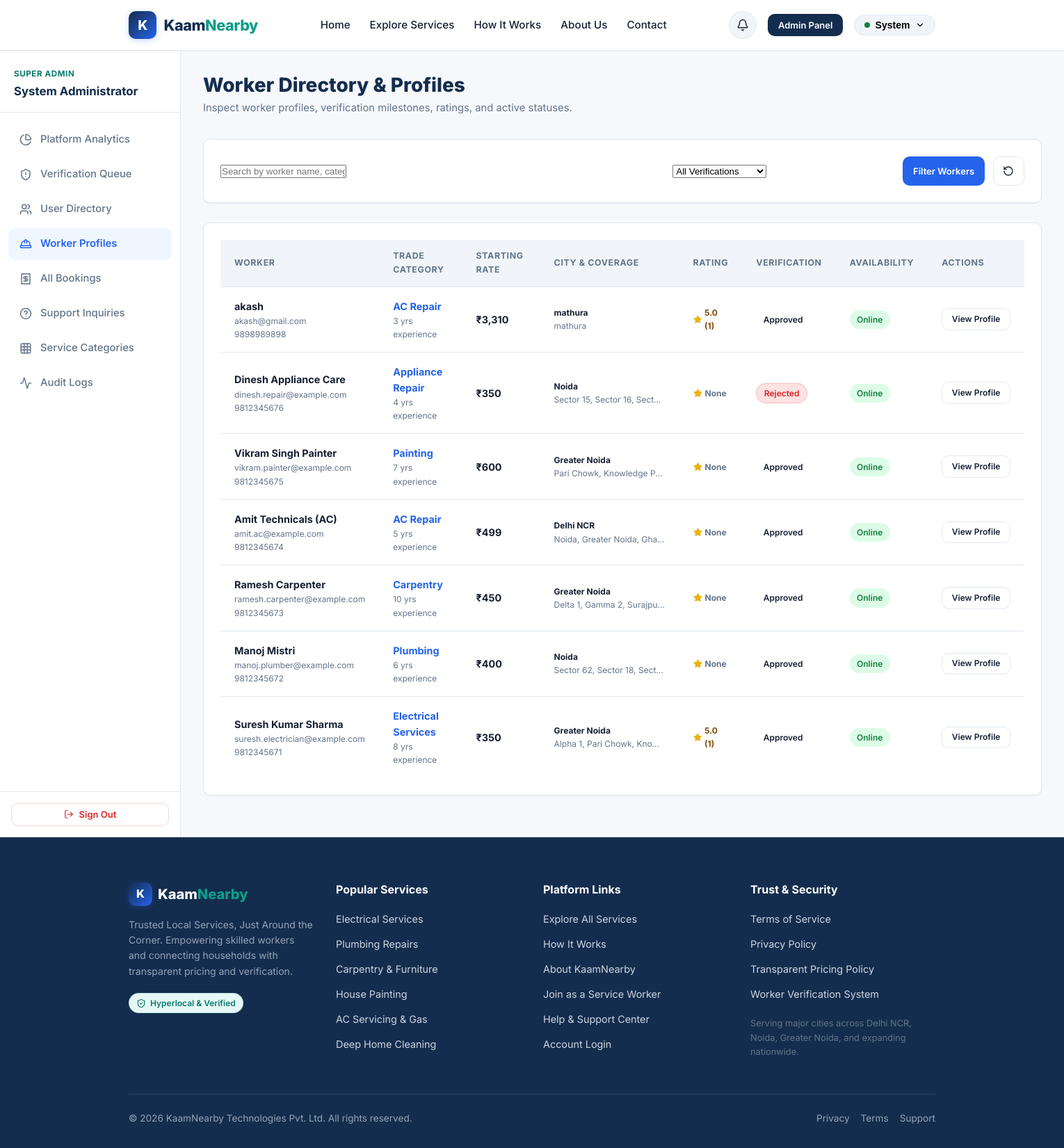
Screenshot of /admin/workers (signed in) with the database file from the repository.
### tables this page shows
CREATE TABLE users (
    id INTEGER PRIMARY KEY AUTOINCREMENT,
    name TEXT NOT NULL,
    email TEXT UNIQUE NOT NULL,
    password_hash TEXT NOT NULL,
    role TEXT NOT NULL CHECK(role IN ('customer', 'worker', 'admin')),
    phone TEXT,
    city TEXT NOT NULL,
    is_active INTEGER DEFAULT 1,
    created_at TIMESTAMP DEFAULT CURRENT_TIMESTAMP
);

CREATE TABLE workers (
    id INTEGER PRIMARY KEY AUTOINCREMENT,
    user_id INTEGER UNIQUE NOT NULL REFERENCES users(id) ON DELETE CASCADE,
    category TEXT NOT NULL,
    bio TEXT,
    experience_years INTEGER DEFAULT 2,
    starting_price REAL DEFAULT 300.0,
    service_area TEXT,
    available INTEGER DEFAULT 1 CHECK(available IN (0, 1)),
    verification_status TEXT DEFAULT 'pending' CHECK(verification_status IN ('pending', 'approved', 'rejected')),
    created_at TIMESTAMP DEFAULT CURRENT_TIMESTAMP,
    updated_at TIMESTAMP DEFAULT CURRENT_TIMESTAMP
);

### app.py (the view)
    @app.route('/admin/workers')
    @admin_required
    def admin_workers():
        status_filter = request.args.get('status', 'all').strip()
        search_query = request.args.get('q', '').strip()
        db = get_db()
        conditions = ["1=1"]
        params = []
        if status_filter != 'all':
            conditions.append("w.verification_status = ?")
            params.append(status_filter)
        if search_query:
            conditions.append("(u.name LIKE ? OR w.category LIKE ? OR u.city LIKE ?)")
            wildcard = f"%{search_query}%"
            params.extend([wildcard, wildcard, wildcard])
        where_clause = " AND ".join(conditions)
        raw_workers = db.execute(f"""
            SELECT w.*, u.name, u.email, u.phone, u.city, u.is_active
            FROM workers w
            JOIN users u ON w.user_id = u.id
            WHERE {where_clause}
            ORDER BY w.id DESC
        """, params).fetchall()
        workers = []
        for rw in raw_workers:
            data = dict(rw)
            stats = get_worker_rating_stats(rw['id'])
            data['avg_rating'] = stats['avg_rating']
            data['total_reviews'] = stats['total_reviews']
            workers.append(data)
        return render_template('admin/workers.html', workers=workers, current_status=status_filter, search_query=search_query)

### templates/admin/workers.html (shortened to what this page needs)
{% extends 'base.html' %}
{% block content %}
<div class="dashboard-layout">
  {% include 'partials/sidebar.html' %}
  <div class="dashboard-content">
    <div class="dashboard-header">
      <div>
        <h1 class="dashboard-title">Worker Directory & Profiles</h1>
        <p class="dashboard-subtitle">Inspect worker profiles, verification milestones, ratings, and active statuses.</p>
      </div>
    </div>
    <div class="card mb-6">
      <div class="card-body">
        <form action="{{ url_for('admin_workers') }}" method="GET" class="flex items-center gap-3 flex-wrap">
          <div style="flex: 2; min-width: 220px;">
            <input type="text" name="q" class="form-control" placeholder="Search by worker name, category, or city..." value="{{ search_query }}">
          </div>
          <div style="flex: 1; min-width: 150px;">
            <select name="status" class="form-control">
              <option value="all" {{ 'selected' if current_status == 'all' else '' }}>All Verifications</option>
            </select>
          </div>
          <button type="submit" class="btn btn-primary btn-sm" style="height: 42px;">Filter Workers</button>
          <a href="{{ url_for('admin_workers') }}" class="btn btn-outline btn-sm" style="height: 42px;" title="Reset">
            <i data-lucide="rotate-ccw" style="width: 16px; height: 16px;"></i>
          </a>
        </form>
      </div>
    </div>
    <div class="card">
      <div class="card-body p-0">
        {% if workers %}
          <div class="table-responsive">
            <table class="data-table">
              <thead>
                <tr>
                  <th>Worker</th>
                  <th>Trade Category</th>
                  <th>Starting Rate</th>
                  <th>City & Coverage</th>
                  <th>Rating</th>
                  <th>Verification</th>
                  <th>Availability</th>
                  <th>Actions</th>
                </tr>
              </thead>
              <tbody>
                {% for w in workers %}
                  <tr>
                    <td>
                      <div class="font-bold">{{ w.name }}</div>
                      <div class="text-xs text-muted">{{ w.email }}</div>
                      <div class="text-xs text-muted">{{ w.phone or 'No phone' }}</div>
                    </td>
                    <td>
                      <span class="font-bold" style="color: var(--primary-blue);">{{ w.category }}</span>
                      <div class="text-xs text-muted">{{ w.experience_years }} yrs experience</div>
                    </td>
                    <td><strong>{{ w.starting_price|currency }}</strong></td>
                    <td class="text-xs">
                      <div><strong>{{ w.city }}</strong></div>
                      <div class="text-muted" style="max-width: 160px; overflow:hidden; text-overflow:ellipsis; white-space:nowrap;">{{ w.service_area or 'City-wide' }}</div>
                    </td>
                    <td>
                      <div class="flex items-center gap-1 font-bold text-xs" style="color: #854D0E;">
                        <i data-lucide="star" style="width: 13px; height: 13px; fill: currentColor; color: #EAB308;"></i>
                        {% if w.total_reviews > 0 %}
                          {{ w.avg_rating }} ({{ w.total_reviews }})
                        {% else %}
                          <span class="text-muted font-normal">None</span>
                        {% endif %}
                      </div>
                    </td>
                    <td>
                      <span class="badge badge-{{ w.verification_status }}">{{ w.verification_status }}</span>
                    </td>
                    <td>
                      {% if w.available %}
                        <span class="badge badge-available">Online</span>
                      {% else %}
                        <span class="badge badge-unavailable">Offline</span>
                      {% endif %}
                    </td>
                    <td>
                      <a href="{{ url_for('worker_detail', worker_id=w.id) }}" target="_blank" class="btn btn-outline btn-sm" style="font-size:0.75rem;">
                        View Profile
                      </a>
                    </td>
                  </tr>
                {% endfor %}
              </tbody>
            </table>
          </div>
        {% else %}
          <div class="empty-state">
            <div class="empty-state-title">No Workers Found</div>
            <p class="empty-state-text">No workers matched your criteria.</p>
          </div>
        {% endif %}
      </div>
    </div>
  </div>
</div>
{% endblock %}

### templates/partials/navbar.html (shortened to what this page needs)
<nav class="navbar">
  <div class="container nav-container">
    <a href="{{ url_for('index') }}" class="brand-logo">
      <div class="brand-icon-box">K</div>
      <span>Kaam<span class="accent">Nearby</span></span>
    </a>
    <ul class="nav-links" id="navLinks">
      <li><a href="{{ url_for('index') }}" class="{{ 'active' if request.endpoint == 'index' else '' }}">Home</a></li>
      <li><a href="{{ url_for('services') }}" class="{{ 'active' if request.endpoint == 'services' else '' }}">Explore Services</a></li>
      <li><a href="{{ url_for('how_it_works') }}" class="{{ 'active' if request.endpoint == 'how_it_works' else '' }}">How It Works</a></li>
      <li><a href="{{ url_for('about') }}" class="{{ 'active' if request.endpoint == 'about' else '' }}">About Us</a></li>
      <li><a href="{{ url_for('contact') }}" class="{{ 'active' if request.endpoint == 'contact' else '' }}">Contact</a></li>
    </ul>
    <div class="nav-actions">
      {% if current_user %}
        <a href="{{ url_for('notifications') }}" class="notif-btn" title="Notifications">
          <i data-lucide="bell" style="width: 18px; height: 18px;"></i>
        </a>
        {% if current_user.role == 'customer' %}
          <a href="{{ url_for('customer_dashboard') }}" class="btn btn-outline-primary btn-sm">Dashboard</a>
        {% elif current_user.role == 'worker' %}
          <a href="{{ url_for('worker_dashboard') }}" class="btn btn-teal btn-sm">Worker Hub</a>
        {% elif current_user.role == 'admin' %}
          <a href="{{ url_for('admin_dashboard') }}" class="btn btn-navy btn-sm">Admin Panel</a>
        {% endif %}
        <div class="user-dropdown">
          <button class="dropdown-trigger" id="userDropdownTrigger" type="button">
            <span style="display:inline-block; width:8px; height:8px; border-radius:50%; background:var(--color-success);"></span>
            <span>{{ current_user.name.split(' ')[0] }}</span>
            <i data-lucide="chevron-down" style="width: 14px; height: 14px;"></i>
          </button>
        </div>
      {% else %}
        <a href="{{ url_for('login') }}" class="btn btn-outline btn-sm">Log In</a>
        <a href="{{ url_for('register') }}" class="btn btn-primary btn-sm">Get Started</a>
      {% endif %}
    </div>
  </div>
</nav>

### templates/partials/sidebar.html (shortened to what this page needs)
<aside class="sidebar">
  <div>
    <div class="sidebar-header">
      <div class="sidebar-user-role">
        {% if current_user.role == 'customer' %}
          Customer Portal
        {% elif current_user.role == 'worker' %}
          Worker Hub
        {% elif current_user.role == 'admin' %}
          Super Admin
        {% endif %}
      </div>
      <div class="sidebar-user-name">{{ current_user.name }}</div>
    </div>
    <ul class="sidebar-nav">
      {% if current_user.role == 'customer' %}
        <li>
          <a href="{{ url_for('customer_dashboard') }}" class="{{ 'active' if request.endpoint == 'customer_dashboard' else '' }}">
            <i data-lucide="layout-dashboard"></i> Overview
          </a>
        </li>
        <li>
          <a href="{{ url_for('services') }}">
            <i data-lucide="search"></i> Find Services
          </a>
        </li>
        <li>
          <a href="{{ url_for('customer_bookings') }}" class="{{ 'active' if request.endpoint in ('customer_bookings', 'customer_booking_detail') else '' }}">
            <i data-lucide="calendar"></i> My Bookings
          </a>
        </li>
        <li>
          <a href="{{ url_for('notifications') }}" class="{{ 'active' if request.endpoint == 'notifications' else '' }}">
            <i data-lucide="bell"></i> Notifications
            {% if unread_notifications_count > 0 %}
              <span class="badge badge-pending" style="margin-left:auto; font-size:0.7rem; padding:0.15rem 0.45rem;">{{ unread_notifications_count }}</span>
            {% endif %}
          </a>
        </li>
        <li>
          <a href="{{ url_for('customer_profile') }}" class="{{ 'active' if request.endpoint == 'customer_profile' else '' }}">
            <i data-lucide="user"></i> Profile Settings
          </a>
        </li>
      {% elif current_user.role == 'admin' %}
        <li>
          <a href="{{ url_for('admin_dashboard') }}" class="{{ 'active' if request.endpoint == 'admin_dashboard' else '' }}">
            <i data-lucide="pie-chart"></i> Platform Analytics
          </a>
        </li>
        <li>
          <a href="{{ url_for('admin_verifications') }}" class="{{ 'active' if request.endpoint == 'admin_verifications' else '' }}">
            <i data-lucide="shield-alert"></i> Verification Queue
          </a>
        </li>
        <li>
          <a href="{{ url_for('admin_users') }}" class="{{ 'active' if request.endpoint == 'admin_users' else '' }}">
            <i data-lucide="users"></i> User Directory
          </a>
        </li>
        <li>
          <a href="{{ url_for('admin_workers') }}" class="{{ 'active' if request.endpoint == 'admin_workers' else '' }}">
            <i data-lucide="hard-hat"></i> Worker Profiles
          </a>
        </li>
        <li>
          <a href="{{ url_for('admin_bookings') }}" class="{{ 'active' if request.endpoint in ('admin_bookings', 'admin_booking_detail') else '' }}">
            <i data-lucide="receipt"></i> All Bookings
          </a>
        </li>
        <li>
          <a href="{{ url_for('admin_support') }}" class="{{ 'active' if request.endpoint in ('admin_support', 'admin_support_detail') else '' }}">
            <i data-lucide="help-circle"></i> Support Inquiries
          </a>
        </li>
        <li>
          <a href="{{ url_for('admin_categories') }}" class="{{ 'active' if request.endpoint == 'admin_categories' else '' }}">
            <i data-lucide="grid"></i> Service Categories
          </a>
        </li>
        <li>
          <a href="{{ url_for('admin_audit_logs') }}" class="{{ 'active' if request.endpoint == 'admin_audit_logs' else '' }}">
            <i data-lucide="activity"></i> Audit Logs
          </a>
        </li>
      {% endif %}
    </ul>
  </div>
  <div class="sidebar-footer">
    <a href="{{ url_for('logout') }}" class="btn btn-outline btn-sm btn-block" style="color:var(--color-error); border-color:rgba(220,38,38,0.2);">
      <i data-lucide="log-out" style="width:14px; height:14px;"></i> Sign Out
    </a>
  </div>
</aside>

### rows the page displays
users: name "System", name "System Administrator"
workers: name "akash", email "akash@gmail.com", phone "9898989898", category "AC Repair", experience_years "3", starting_price "₹3,310", city "mathura", service_area "mathura", avg_rating "5.0", total_reviews "1", verification_status "Approved", shows "Online"
workers: name "Dinesh Appliance Care", email "dinesh.repair@example.com", phone "9812345676", category "Appliance Repair", experience_years "4", starting_price "₹350", city "Noida", service_area "Sector 15, Sector 16, Sect…", shows "None", verification_status "Rejected", available "Online"
workers: name "Vikram Singh Painter", email "vikram.painter@example.com", phone "9812345675", category "Painting", experience_years "7", starting_price "₹600", city "Greater Noida", service_area "Pari Chowk, Knowledge P…", shows "None", verification_status "Approved", available "Online"
workers: name "Amit Technicals (AC)", email "amit.ac@example.com", phone "9812345674", category "AC Repair", experience_years "5", starting_price "₹499", city "Delhi NCR", service_area "Noida, Greater Noida, Gha…", shows "None", verification_status "Approved", available "Online"
workers: name "Ramesh Carpenter", email "ramesh.carpenter@example.com", phone "9812345673", category "Carpentry", experience_years "10", starting_price "₹450", city "Greater Noida", service_area "Delta 1, Gamma 2, Surajpu…", shows "None", verification_status "Approved", available "Online"
workers: name "Manoj Mistri", email "manoj.plumber@example.com", phone "9812345672", category "Plumbing", experience_years "6", starting_price "₹400", city "Noida", service_area "Sector 62, Sector 18, Sect…", shows "None", verification_status "Approved", available "Online"
workers: name "Suresh Kumar Sharma", email "suresh.electrician@example.com", phone "9812345671", category "Electrical Services", experience_years "8", starting_price "₹350", city "Greater Noida", service_area "Alpha 1, Pari Chowk, Kno…", avg_rating "5.0", total_reviews "1", verification_status "Approved", available "Online"
